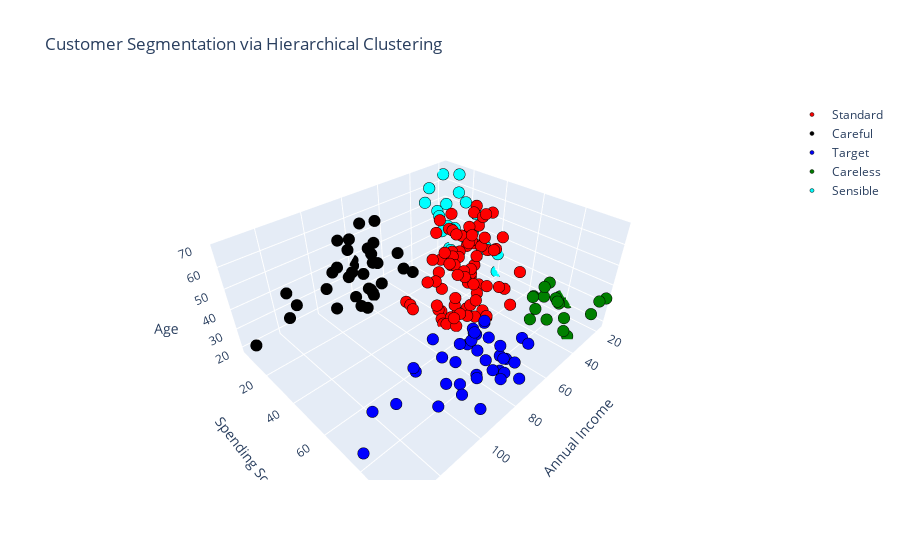

Notebook cell for this chart:
### Code cell
#centroids = getTrace(hc.cluster_centers_[:, 0], hc.cluster_centers_[:, 1], hc.cluster_centers_[:, 2], s= 8, c = 'yellow', label='Centroids')
t1 = getTrace(X[y_hc == 0, 0], X[y_hc == 0, 1], X[y_hc == 0, 2], s= 4, c='red', label = 'Standard') #match with red=1 initial class
t2 = getTrace(X[y_hc == 1, 0], X[y_hc == 1, 1], X[y_hc == 1, 2], s= 4, c='black', label = 'Careful') #match with black=3 initial class
t3 = getTrace(X[y_hc == 2, 0], X[y_hc == 2, 1], X[y_hc == 2, 2], s= 4, c='blue', label = 'Target') #match with blue=2 initial class
t4 = getTrace(X[y_hc == 3, 0], X[y_hc == 3, 1], X[y_hc == 3, 2], s= 4, c='green', label = 'Careless') #match with green=0 initial class
t5 = getTrace(X[y_hc == 4, 0], X[y_hc == 4, 1], X[y_hc == 4, 2], s= 4, c='cyan', label = 'Sensible') #match with black=3 initial class

x=X[:,0]
y=X[:,1]
z=X[:,2]
showGraph("Customer Segmentation via Hierarchical Clustering", "Annual Income", [min(x),max(x)], "Spending Score", [min(y),max(y)],
          "Age", [min(z)-1,max(z)], [t1,t2,t3,t4,t5])

### Figure 1 — Plotly figure (JSON) as saved in the notebook; plotly's stock layout.template omitted (floating-point values rounded to 4 significant figures)
{"data": [{"marker": {"color": "red", "line": {"color": "rgb(0, 0, 0)", "width": 0.5}, "opacity": 1, "size": 4}, "mode": "markers", "name": "Standard", "type": "scatter3d", "x": [28, 39, 39, 40, 40, 40, 40, 42, 42, 43, 43, 43, 43, 44, 44, 46, 46, 46, 46, 47, 47, 48, 48, 48, 48, 48, 48, 49, 49, 50, 50, 54, 54, 54, 54, 54, 54, 54, 54, 54, 54, 54, 54, 57, 57, 58, 58, 59, 59, 60, 60, 60, 60, 60, 60, 61, 61, 62, 62, 62, 62, 62, 62, 63, 63, 63, 63, 63, 63, 64, 64, 65, 65, 65, 65, 67, 67, 67, 67, 69, 70, 72, 76], "y": [61, 61, 65, 55, 47, 42, 42, 52, 60, 54, 60, 45, 41, 50, 46, 51, 46, 56, 55, 52, 59, 51, 59, 50, 48, 59, 47, 55, 42, 49, 56, 47, 54, 53, 48, 52, 42, 51, 55, 41, 44, 57, 46, 58, 55, 60, 46, 55, 41, 49, 40, 42, 52, 47, 50, 42, 49, 41, 48, 59, 55, 56, 42, 50, 46, 43, 48, 52, 54, 42, 46, 48, 50, 43, 59, 43, 57, 56, 40, 58, 29, 34, 40], "z": [35, 31, 24, 50, 27, 29, 31, 49, 33, 31, 59, 50, 47, 51, 69, 27, 53, 70, 19, 67, 54, 63, 18, 43, 68, 19, 32, 70, 47, 60, 60, 59, 26, 45, 40, 23, 49, 57, 38, 67, 46, 21, 48, 55, 22, 34, 50, 68, 18, 48, 40, 32, 24, 47, 27, 48, 20, 23, 49, 67, 26, 49, 21, 66, 54, 68, 66, 65, 19, 38, 19, 18, 19, 63, 49, 51, 50, 27, 38, 40, 23, 25, 28]}, {"marker": {"color": "black", "line": {"color": "rgb(0, 0, 0)", "width": 0.5}, "opacity": 1, "size": 4}, "mode": "markers", "name": "Careful", "type": "scatter3d", "x": [71, 71, 71, 73, 73, 74, 75, 77, 77, 78, 78, 78, 78, 78, 78, 79, 81, 85, 86, 87, 87, 87, 88, 88, 93, 97, 98, 99, 101, 103, 103, 113, 120, 126, 137], "y": [35, 11, 9, 5, 7, 10, 5, 12, 36, 22, 17, 20, 16, 1, 1, 35, 5, 26, 20, 27, 13, 10, 13, 15, 14, 32, 15, 39, 24, 17, 23, 8, 16, 28, 18], "z": [43, 59, 47, 20, 44, 19, 57, 25, 48, 34, 43, 44, 47, 37, 34, 56, 19, 50, 42, 36, 40, 36, 52, 58, 59, 37, 46, 41, 54, 41, 34, 33, 47, 45, 32]}, {"marker": {"color": "blue", "line": {"color": "rgb(0, 0, 0)", "width": 0.5}, "opacity": 1, "size": 4}, "mode": "markers", "name": "Target", "type": "scatter3d", "x": [69, 70, 71, 71, 71, 72, 73, 73, 74, 75, 76, 77, 77, 78, 78, 78, 78, 78, 78, 79, 81, 85, 86, 87, 87, 87, 88, 88, 93, 97, 98, 99, 101, 103, 103, 113, 120, 126, 137], "y": [91, 77, 95, 75, 75, 71, 88, 73, 72, 93, 87, 97, 74, 90, 88, 76, 89, 78, 73, 83, 93, 75, 95, 63, 75, 92, 86, 69, 90, 86, 88, 97, 68, 85, 69, 91, 79, 74, 83], "z": [39, 31, 40, 38, 39, 31, 29, 32, 35, 32, 32, 28, 32, 34, 39, 38, 27, 30, 30, 29, 31, 36, 33, 32, 28, 36, 30, 27, 35, 32, 29, 30, 28, 36, 32, 38, 35, 32, 30]}, {"marker": {"color": "green", "line": {"color": "rgb(0, 0, 0)", "width": 0.5}, "opacity": 1, "size": 4}, "mode": "markers", "name": "Careless", "type": "scatter3d", "x": [15, 16, 17, 18, 19, 19, 20, 20, 21, 23, 24, 25, 28, 29, 30, 33, 33, 34, 37, 38], "y": [81, 77, 76, 94, 72, 99, 77, 79, 66, 98, 73, 73, 82, 87, 73, 92, 81, 73, 75, 92], "z": [21, 23, 22, 23, 30, 35, 24, 22, 20, 35, 25, 31, 29, 23, 21, 18, 21, 30, 20, 24]}, {"marker": {"color": "cyan", "line": {"color": "rgb(0, 0, 0)", "width": 0.5}, "opacity": 1, "size": 4}, "mode": "markers", "name": "Sensible", "type": "scatter3d", "x": [15, 16, 17, 18, 19, 19, 20, 20, 21, 23, 24, 25, 28, 28, 29, 30, 33, 33, 34, 37, 38, 39, 39], "y": [39, 6, 40, 6, 3, 14, 15, 13, 35, 29, 35, 5, 14, 32, 31, 4, 4, 14, 17, 26, 35, 36, 28], "z": [19, 20, 31, 35, 64, 67, 58, 37, 35, 52, 35, 46, 54, 45, 40, 60, 53, 49, 42, 36, 65, 48, 49]}], "layout": {"scene": {"xaxis": {"range": [15, 137], "title": {"text": "Annual Income"}}, "yaxis": {"range": [1, 99], "title": {"text": "Spending Score"}}, "zaxis": {"range": [17, 70], "title": {"text": "Age"}}}, "title": {"text": "Customer Segmentation via Hierarchical Clustering"}}}
